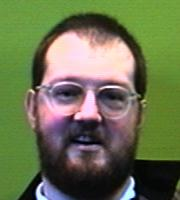
#> input picture data/faces-data/1/100001.jpg, 180 x 200 px
$ python FaceDetection.py
#> lines starting #> are read from the running program, lines starting #| are printed output that depends on the picture; after the words box and inside, x2 and y2 are one past the last pixel; in counts of white or black regions, pixels touching at a corner belong together
import cv2

imagePath = "./data/faces-data/1/100001.jpg"
cascPath = "./opencv/data/haarcascades/haarcascade_frontalface_default.xml"

faceCascade = cv2.CascadeClassifier(cascPath)

image = cv2.imread(imagePath)
#> image is the input picture: shape (200, 180, 3); mean B, G, R 79.7, 113.7, 106.4
gray = cv2.cvtColor(image, cv2.COLOR_BGR2GRAY)
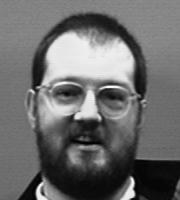
#> gray: shape (200, 180); min 1, max 252, mean 107.7

faces = faceCascade.detectMultiScale(gray)
#> faces = [[25, 46, 127, 127]]

print(faces)
#| [[ 25  46 127 127]]

for (x, y, w, h) in faces:
    cv2.rectangle(image, (x, y-10), (x+w, y+h+10), (255, 255, 255), 2)
#> this loop made 1 pass
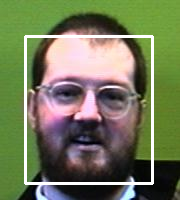
#> image: shape (200, 180, 3); 4.56% of pixels changed, all inside (x1, y1, x2, y2) = (24, 35, 154, 185)

cv2.imshow("Faces found", image)
cv2.waitKey(0)

$ run again, with data/faces-data/1/100004.jpg copied over data/faces-data/1/100001.jpg
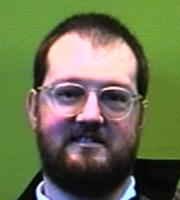
#> input picture data/faces-data/1/100004.jpg, 180 x 200 px
#> image is the input picture: shape (200, 180, 3); mean B, G, R 80.1, 113.9, 107
#> `gray = cv2.cvtColor(image, cv2.COLOR_BGR2GRAY)`:
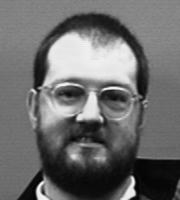
#> gray: shape (200, 180); min 0, max 252, mean 108
#> faces = [[27, 48, 124, 124]]
#| [[ 27  48 124 124]]
#> the loop `for (x, y, w, h) in faces:` made 1 pass
#> after the loop `for (x, y, w, h) in faces:`:
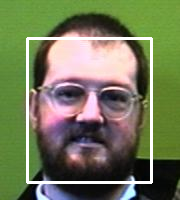
#> image: shape (200, 180, 3); 4.46% of pixels changed, all inside (x1, y1, x2, y2) = (26, 37, 153, 184)
